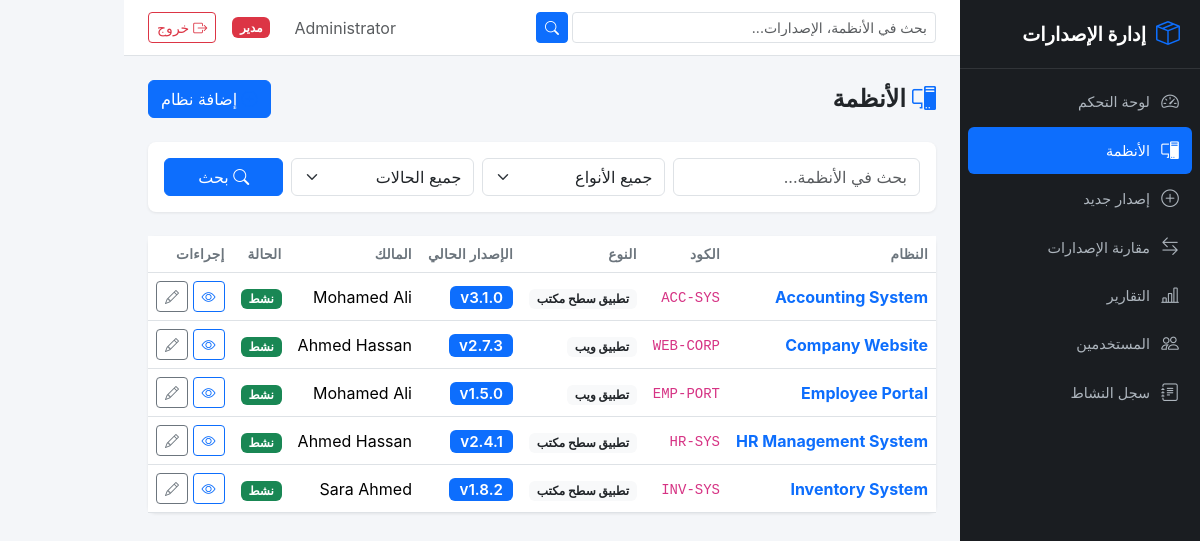
Screenshot of /systems/ (signed in) with the database file from the repository.
### app/models/user.py (models this page shows, shortened)
class User(UserMixin, db.Model):
    __tablename__ = 'users'
    id = db.Column(db.Integer, primary_key=True)
    username = db.Column(db.String(80), unique=True, nullable=False, index=True)
    email = db.Column(db.String(120), unique=True, nullable=False)
    password_hash = db.Column(db.String(256), nullable=False)
    full_name = db.Column(db.String(150), nullable=False)
    role = db.Column(db.String(20), nullable=False, default='user')
    is_active = db.Column(db.Boolean, default=True, nullable=False)
    created_at = db.Column(db.DateTime, default=lambda: datetime.now(timezone.utc))
    updated_at = db.Column(db.DateTime, default=lambda: datetime.now(timezone.utc),
                           onupdate=lambda: datetime.now(timezone.utc))
    @property
    def is_admin(self):
        return self.role == 'admin'

### app/models/system.py (models this page shows, shortened)
class System(db.Model):
    __tablename__ = 'systems'
    id = db.Column(db.Integer, primary_key=True)
    name = db.Column(db.String(200), nullable=False, index=True)
    code = db.Column(db.String(50), unique=True, nullable=False, index=True)
    system_type = db.Column(db.String(50), nullable=False)
    description = db.Column(db.Text, nullable=True)
    owner = db.Column(db.String(150), nullable=True)
    department = db.Column(db.String(150), nullable=True)
    technology = db.Column(db.String(200), nullable=True)
    platform = db.Column(db.String(100), nullable=True)
    repository_url = db.Column(db.String(500), nullable=True)
    documentation_url = db.Column(db.String(500), nullable=True)
    status = db.Column(db.String(20), nullable=False, default='Active')
    created_at = db.Column(db.DateTime, default=lambda: datetime.now(timezone.utc))
    updated_at = db.Column(db.DateTime, default=lambda: datetime.now(timezone.utc),
                           onupdate=lambda: datetime.now(timezone.utc))
    versions = db.relationship('Version', backref='system', lazy='dynamic',
                               order_by='Version.created_at.desc()')
    @property
    def current_version(self):
        from app.models.version import Version
        return self.versions.filter_by(status='Released').order_by(
            Version.release_date.desc(), Version.id.desc()
        ).first()

### app/models/version.py (models this page shows, shortened)
class Version(db.Model):
    __tablename__ = 'versions'
    id = db.Column(db.Integer, primary_key=True)
    system_id = db.Column(db.Integer, db.ForeignKey('systems.id'), nullable=False, index=True)
    version_number = db.Column(db.String(50), nullable=False)
    major = db.Column(db.Integer, nullable=False, default=0)
    minor = db.Column(db.Integer, nullable=False, default=0)
    patch = db.Column(db.Integer, nullable=False, default=0)
    version_type = db.Column(db.String(20), nullable=True)
    status = db.Column(db.String(20), nullable=False, default='Draft')
    release_date = db.Column(db.Date, nullable=True)
    description = db.Column(db.Text, nullable=True)
    notes = db.Column(db.Text, nullable=True)
    responsible_person = db.Column(db.String(150), nullable=True)
    created_by = db.Column(db.Integer, db.ForeignKey('users.id'), nullable=True)
    created_at = db.Column(db.DateTime, default=lambda: datetime.now(timezone.utc))
    updated_at = db.Column(db.DateTime, default=lambda: datetime.now(timezone.utc),
                           onupdate=lambda: datetime.now(timezone.utc))
    changes = db.relationship('VersionChange', backref='version', lazy='dynamic',
                              order_by='VersionChange.id')
    attachments = db.relationship('Attachment', backref='version', lazy='dynamic')
    creator = db.relationship('User', backref='created_versions', foreign_keys=[created_by])
    __table_args__ = (
        db.UniqueConstraint('system_id', 'version_number', name='uq_system_version'),
    )

### app/routes/systems.py (the view, shortened to what this page needs)
@systems_bp.route('/')
@login_required
def index():
    search = request.args.get('search', '').strip()
    system_type = request.args.get('type', '').strip()
    status = request.args.get('status', '').strip()
    query = System.query
    if system_type:
        query = query.filter_by(system_type=system_type)
    if status:
        query = query.filter_by(status=status)
    systems = query.order_by(System.name).all()
    system_data = []
    for system in systems:
        current = system.current_version
        system_data.append({
            'system': system,
            'current_version': current,
        })
    return render_template('systems/index.html',
                           system_data=system_data,
                           search=search,
                           selected_type=system_type,
                           selected_status=status)

### app/templates/systems/index.html (shortened to what this page needs)
{% extends "base.html" %}
{% block content %}
<div class="page-header d-flex justify-content-between align-items-center">
    <h1><i class="bi bi-pc-display"></i> الأنظمة</h1>
    <a href="{{ url_for('systems.create') }}" class="btn btn-primary">
        <i class="bi bi-plus-circle"></i> إضافة نظام
    </a>
</div>
<div class="card mb-4">
    <div class="card-body">
        <form method="GET" action="{{ url_for('systems.index') }}" class="row g-2 align-items-end">
            <div class="col-md-4">
                <input type="text" name="search" class="form-control" placeholder="بحث في الأنظمة..." value="{{ search }}">
            </div>
            <div class="col-md-3">
                <select name="type" class="form-select">
                    <option value="">جميع الأنواع</option>
                </select>
            </div>
            <div class="col-md-3">
                <select name="status" class="form-select">
                    <option value="">جميع الحالات</option>
                </select>
            </div>
            <div class="col-md-2">
                <button type="submit" class="btn btn-primary w-100"><i class="bi bi-search"></i> بحث</button>
            </div>
        </form>
    </div>
</div>
<div class="card">
    <div class="card-body p-0">
        <div class="table-responsive">
            <table class="table table-hover mb-0">
                <thead>
                    <tr>
                        <th>النظام</th>
                        <th>الكود</th>
                        <th>النوع</th>
                        <th>الإصدار الحالي</th>
                        <th>المالك</th>
                        <th>الحالة</th>
                        <th>إجراءات</th>
                    </tr>
                </thead>
                <tbody>
                    {% for item in system_data %}
                    <tr>
                        <td>
                            <a href="{{ url_for('systems.details', system_id=item.system.id) }}" class="fw-bold text-decoration-none">
                                {{ item.system.name }}
                            </a>
                        </td>
                        <td><code>{{ item.system.code }}</code></td>
                        <td><span class="badge bg-light text-dark">{{ {'Desktop Application': 'تطبيق سطح مكتب', 'Web Application': 'تطبيق ويب', 'Website': 'موقع إلكتروني', 'Mobile Application': 'تطبيق موبايل', 'API / Service': 'API / خدمة', 'Other': 'أخرى'}.get(item.system.system_type, item.system.system_type) }}</span></td>
                        <td>
                            {% if item.current_version %}
                                <span class="badge current-version-badge">v{{ item.current_version.version_number }}</span>
                            {% else %}
                                <span class="text-muted">-</span>
                            {% endif %}
                        </td>
                        <td>{{ item.system.owner or '-' }}</td>
                        <td>
                            <span class="badge bg-{{ 'success' if item.system.status == 'Active' else 'warning' if item.system.status == 'Maintenance' else 'danger' if item.system.status == 'Deprecated' else 'secondary' }}">
                                {{ 'نشط' if item.system.status == 'Active' else 'صيانة' if item.system.status == 'Maintenance' else 'متوقف' if item.system.status == 'Deprecated' else 'مؤرشف' }}
                            </span>
                        </td>
                        <td>
                            <a href="{{ url_for('systems.details', system_id=item.system.id) }}" class="btn btn-sm btn-outline-primary" title="عرض">
                                <i class="bi bi-eye"></i>
                            </a>
                            <a href="{{ url_for('systems.edit', system_id=item.system.id) }}" class="btn btn-sm btn-outline-secondary" title="تعديل">
                                <i class="bi bi-pencil"></i>
                            </a>
                        </td>
                    </tr>
                    {% endfor %}
                </tbody>
            </table>
        </div>
    </div>
</div>
{% endblock %}

### app/templates/base.html (shortened to what this page needs)
<!DOCTYPE html>
<html lang="ar" dir="rtl">
<head>
    <link href="https://cdn.jsdelivr.net/npm/bootstrap@5.3.3/dist/css/bootstrap.rtl.min.css" rel="stylesheet">
    <link href="https://cdn.jsdelivr.net/npm/bootstrap-icons@1.11.3/font/bootstrap-icons.min.css" rel="stylesheet">
    <link href="{{ url_for('static', filename='css/style.css') }}" rel="stylesheet">
</head>
<body>
    {% if current_user.is_authenticated %}
    <div class="d-flex">
        <nav class="sidebar" id="sidebar">
            <div class="sidebar-brand">
                <i class="bi bi-box-seam"></i>
                <span>إدارة الإصدارات</span>
            </div>
            <ul class="sidebar-nav">
                <li class="nav-item">
                    <a href="{{ url_for('dashboard.index') }}" class="nav-link {% if request.endpoint == 'dashboard.index' %}active{% endif %}">
                        <i class="bi bi-speedometer2"></i><span>لوحة التحكم</span>
                    </a>
                </li>
                <li class="nav-item">
                    <a href="{{ url_for('systems.index') }}" class="nav-link {% if 'systems' in request.endpoint %}active{% endif %}">
                        <i class="bi bi-pc-display"></i><span>الأنظمة</span>
                    </a>
                </li>
                <li class="nav-item">
                    <a href="{{ url_for('versions.create') }}" class="nav-link {% if request.endpoint == 'versions.create' %}active{% endif %}">
                        <i class="bi bi-plus-circle"></i><span>إصدار جديد</span>
                    </a>
                </li>
                <li class="nav-item">
                    <a href="{{ url_for('versions.compare') }}" class="nav-link {% if request.endpoint == 'versions.compare' %}active{% endif %}">
                        <i class="bi bi-arrow-left-right"></i><span>مقارنة الإصدارات</span>
                    </a>
                </li>
                <li class="nav-item">
                    <a href="{{ url_for('reports.index') }}" class="nav-link {% if 'reports' in request.endpoint %}active{% endif %}">
                        <i class="bi bi-bar-chart-line"></i><span>التقارير</span>
                    </a>
                </li>
                {% if current_user.is_admin %}
                <li class="nav-item">
                    <a href="{{ url_for('users.index') }}" class="nav-link {% if 'users' in request.endpoint %}active{% endif %}">
                        <i class="bi bi-people"></i><span>المستخدمين</span>
                    </a>
                </li>
                <li class="nav-item">
                    <a href="{{ url_for('audit.index') }}" class="nav-link {% if 'audit' in request.endpoint %}active{% endif %}">
                        <i class="bi bi-journal-text"></i><span>سجل النشاط</span>
                    </a>
                </li>
                {% endif %}
            </ul>
        </nav>
        <div class="main-content">
            <nav class="topbar">
                <form class="topbar-search d-none d-md-flex" action="{{ url_for('systems.index') }}" method="GET">
                    <input type="text" name="search" class="form-control form-control-sm" placeholder="بحث في الأنظمة، الإصدارات..." value="{{ request.args.get('search', '') }}">
                    <button type="submit" class="btn btn-sm btn-primary ms-1"><i class="bi bi-search"></i></button>
                </form>
                <div class="topbar-right">
                    <span class="text-muted me-3 d-none d-md-inline">{{ current_user.full_name }}</span>
                    {% if current_user.is_admin %}
                    <span class="badge bg-danger me-2">مدير</span>
                    {% endif %}
                    <a href="{{ url_for('auth.logout') }}" class="btn btn-sm btn-outline-danger">
                        <i class="bi bi-box-arrow-right"></i> خروج
                    </a>
                </div>
            </nav>
            <div class="content-wrapper">
                {% block content %}{% endblock %}
            </div>
        </div>
    </div>
    {% else %}
        {% block public_content %}{% endblock %}
    {% endif %}
</body>
</html>

### app/static/css/style.css (style rules this page uses)
:root { --sidebar-width: 240px; --sidebar-bg: #1a1d21; --sidebar-hover: #2d3136; --sidebar-active: #0d6efd; --topbar-height: 56px; --primary: #0d6efd; --body-bg: #f4f6f9; }
* { box-sizing: border-box; }
body { background: var(--body-bg); font-family: -apple-system, BlinkMacSystemFont, 'Segoe UI', Roboto, 'Helvetica Neue', Arial, sans-serif; margin: 0; }
[dir="rtl"] .sidebar { left: auto; right: 0; }
.sidebar { width: var(--sidebar-width); min-height: 100vh; background: var(--sidebar-bg); position: fixed; top: 0; left: 0; z-index: 1000; overflow-y: auto; transition: transform 0.3s ease; }
.sidebar-brand { display: flex; align-items: center; gap: 10px; padding: 16px 20px; font-size: 1.2rem; font-weight: 700; color: #fff; border-bottom: 1px solid rgba(255,255,255,0.1); }
.sidebar-brand i { font-size: 1.5rem; color: var(--primary); }
.sidebar-nav { list-style: none; padding: 8px 0; margin: 0; }
.sidebar-nav .nav-item { margin: 2px 8px; }
.sidebar-nav .nav-link { display: flex; align-items: center; gap: 10px; padding: 10px 12px; color: #adb5bd; text-decoration: none; border-radius: 6px; font-size: 0.9rem; transition: all 0.2s; }
.sidebar-nav .nav-link.active { background: var(--sidebar-active); color: #fff; }
.sidebar-nav .nav-link i { font-size: 1.1rem; width: 20px; text-align: center; }
[dir="rtl"] .main-content { margin-left: 0; margin-right: var(--sidebar-width); }
.main-content { margin-left: var(--sidebar-width); min-height: 100vh; }
.topbar { height: var(--topbar-height); background: #fff; border-bottom: 1px solid #dee2e6; display: flex; align-items: center; padding: 0 24px; position: sticky; top: 0; z-index: 999; }
.topbar-search { flex: 1; max-width: 400px; }
.topbar-right { display: flex; align-items: center; gap: 8px; margin-inline-start: auto; }
.content-wrapper { padding: 24px; }
.page-header { margin-bottom: 24px; display: flex; align-items: center; gap: 12px; }
.page-header h1 { font-size: 1.5rem; font-weight: 600; margin: 0; }
.page-header i { color: var(--primary); }
.current-version-badge { font-size: 0.95rem; font-weight: 600; background: #0d6efd; color: #fff; padding: 4px 10px; }
.table { margin-bottom: 0; }
.table th { font-weight: 600; font-size: 0.85rem; text-transform: uppercase; letter-spacing: 0.3px; color: #6c757d; border-bottom-width: 1px; }
.table td { vertical-align: middle; }
.card { border: none; box-shadow: 0 1px 3px rgba(0,0,0,0.08); border-radius: 8px; }

### rows the page displays
User: full_name "Administrator", is_active True (drawn)
System: system.name "Accounting System", system.code "ACC-SYS", system_type "تطبيق سطح مكتب", system "Mohamed Ali", status "نشط"
Version: current_version.version_number "3.1.0"
System: system.name "Company Website", system.code "WEB-CORP", system_type "تطبيق ويب", system "Ahmed Hassan", status "نشط"
Version: current_version.version_number "2.7.3"
System: system.name "Employee Portal", system.code "EMP-PORT", system_type "تطبيق ويب", system "Mohamed Ali", status "نشط"
Version: current_version.version_number "1.5.0"
System: system.name "HR Management System", system.code "HR-SYS", system_type "تطبيق سطح مكتب", system "Ahmed Hassan", status "نشط"
Version: current_version.version_number "2.4.1"
System: system.name "Inventory System", system.code "INV-SYS", system_type "تطبيق سطح مكتب", system "Sara Ahmed", status "نشط"
Version: current_version.version_number "1.8.2"
